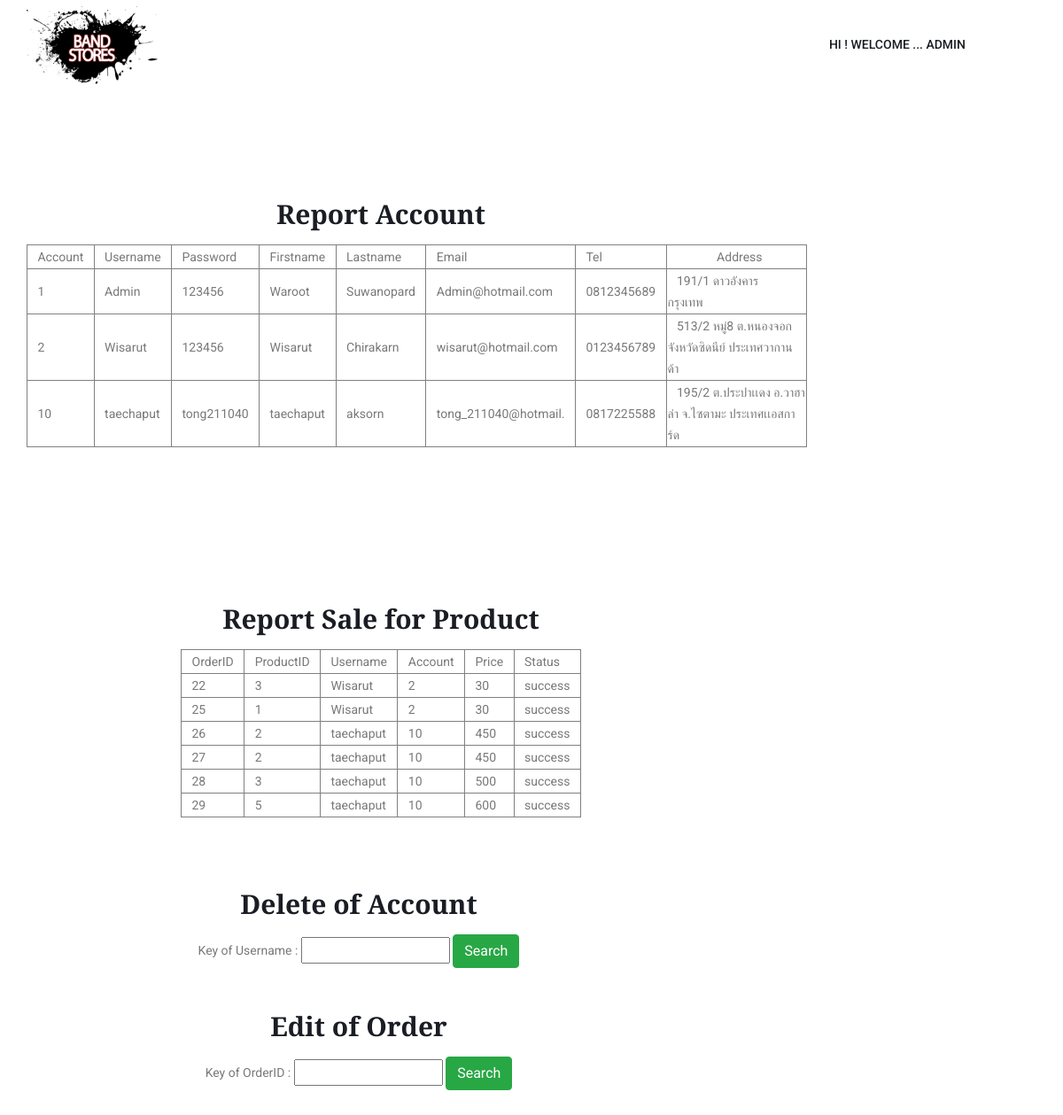
The app's page /admin.php (signed in) with its own data.
### tables this page shows
CREATE TABLE `account` (
  `Account` int(10) NOT NULL,
  `Username` char(20) NOT NULL,
  `Password` char(20) NOT NULL,
  `Firstname` char(20) NOT NULL,
  `Lastname` char(20) NOT NULL,
  `Email` char(20) NOT NULL,
  `Tel` varchar(20) NOT NULL,
  `Address` varchar(200) NOT NULL
);

CREATE TABLE `selllist` (
  `OrderID` int(20) NOT NULL,
  `ProductID` int(20) DEFAULT NULL,
  `Username` char(30) DEFAULT NULL,
  `Account` int(20) DEFAULT NULL,
  `Price` int(20) DEFAULT NULL,
  `Status` char(30) DEFAULT NULL
);

### admin.php (the view, shortened to what this page needs)
<!doctype html>
<html lang="en">
<head>
    <link rel="stylesheet" href="css/bootstrap.css">
    <link rel="stylesheet" href="css/themify-icons.css">
    <link rel="stylesheet" href="css/flaticon.css">
    <link rel="stylesheet" href="vendors/fontawesome/css/all.min.css">
    <link rel="stylesheet" href="vendors/owl-carousel/owl.carousel.min.css">
    <link rel="stylesheet" href="vendors/animate-css/animate.css">
    <link rel="stylesheet" href="css/style.css">
    <link rel="stylesheet" href="css/responsive.css">
</head>
<body >
    <header class="header_area">
        <div class="main_menu">
            <nav class="navbar navbar-expand-lg navbar-light">
                <div class="container">
                    <a class="navbar-brand logo_h" href="#"><img src="photo/4.png" alt="" width="150" height="90"></a>
                    <div class="collapse navbar-collapse offset" id="navbarSupportedContent">
                        <ul class="nav navbar-nav menu_nav ml-auto">
                          <li class="nav-item submenu dropdown"><a href="#" class="nav-link dropdown-toggle" data-toggle="dropdown" role="button" aria-haspopup="true" aria-expanded="false">  <?php
              if($_SESSION['Uuser']=='')
              {
                header("location:error2.php");
              }
              else
              {
                echo "Hi ! Welcome ... ". $_SESSION["Uuser"];
              }
               ?>
          </a>
                            </li>
                          </ul>
                    </div>
                </div>
            </nav>
        </div>
    </header>
<section id="about" class="container content-section text-center">
        <div class="row">
            <div class="col-lg-8 col-lg-offset-2">
                <br>
                <br>
                <br>
                <br>
    <br>
    <br>
    <br>
    <br>
    <br>
              <center>
              <fieldset style="width:800px;"><legend><b><h2 align="center">Report  Account</h2></b></legend>
                <?php
                          $connect = mysqli_connect("localhost","root","12345678","BAND");
                          $sql = 'SELECT * from account';
                          $result = mysqli_query($connect,$sql);
                          if(!$result){
                              echo ('Can not access database');
                          }else{
                            echo '<table border="1" cellpading="5" cellspacing="5">';
                            echo '<tr>';
                            echo '<td>';
                            echo '&nbsp;&nbsp;&nbsp;Account&nbsp;&nbsp;&nbsp;';
                            echo '</td>';
                            echo '<td>';
                            echo '&nbsp;&nbsp;&nbsp;Username&nbsp;&nbsp;&nbsp;';
                            echo '</td>';
                            echo '<td>';
                            echo '&nbsp;&nbsp;&nbsp;Password&nbsp;&nbsp;&nbsp;';
                            echo '</td>';
                            echo '<td>';
                            echo '&nbsp;&nbsp;&nbsp;Firstname&nbsp;&nbsp;&nbsp;';
                            echo '</td>';
                            echo '<td>';
                            echo '&nbsp;&nbsp;&nbsp;Lastname&nbsp;&nbsp;&nbsp;';
                            echo '</td>';
                            echo '<td>';
                            echo '&nbsp;&nbsp;&nbsp;Email&nbsp;&nbsp;&nbsp;';
                            echo '</td>';
                            echo '<td>';
                            echo '&nbsp;&nbsp;&nbsp;Tel&nbsp;&nbsp;&nbsp;';
                            echo '</td>';
							echo '<td>';
							echo '&nbsp;&nbsp;&nbsp;&nbsp;&nbsp;&nbsp;&nbsp;&nbsp;&nbsp;&nbsp;&nbsp;&nbsp;&nbsp;&nbsp;&nbsp;&nbsp;Address&nbsp;&nbsp;&nbsp;&nbsp;&nbsp;&nbsp;&nbsp;&nbsp;&nbsp;&nbsp;&nbsp;&nbsp;&nbsp;&nbsp;';
                            echo '</td>';
                            while($row = mysqli_fetch_assoc($result)){
                                echo '<tr>';
                                      while(list($key,$value) =each($row)){
                                                                        if($value==''){
                                                                          echo '<td>'.'&nbsp;'.'</td>';
                                                                                      }else{
                                                                            echo '<td>&nbsp;&nbsp;&nbsp;'.$value.'&nbsp;&nbsp;&nbsp;</td>';
                                                                                            }
                                                                          }echo '</tr>';
                                                                        }echo '</table>';
                            }
                     ?>
                     </fieldset>
                   </center>
            </div>
        </div>
    </section>
    <br>
    <br>
    <br>
    <br>
    <br>
    <br>
    <section id="contact" class="container content-section text-center">
        <div class="row">
            <div class="col-lg-8 col-lg-offset-2">
              <form name="frmSearch" method="get" action="">
                      <br>
                      <center>
                      <fieldset style="width:800px;"><legend><b><h2 align="center">Report  Sale for Product</h2></b></legend>
                        <?php
                                  $connect = mysqli_connect("localhost","root","12345678","BAND");
                                  $sql = 'SELECT * from selllist';
                                  $result = mysqli_query($connect,$sql);
                                  if(!$result){
                                      echo ('Can not access database');
                                  }else{
                                    echo '<table border="1" cellpading="5" cellspacing="5" align="center">';
                                    echo '<tr>';
                                    echo '<td>';
                                    echo '&nbsp;&nbsp;&nbsp;OrderID&nbsp;&nbsp;&nbsp;';
                                    echo '</td>';
                                    echo '<td>';
                                    echo '&nbsp;&nbsp;&nbsp;ProductID&nbsp;&nbsp;&nbsp;';
                                    echo '</td>';
                                    echo '<td>';
                                    echo '&nbsp;&nbsp;&nbsp;Username&nbsp;&nbsp;&nbsp;';
                                    echo '</td>';
                                    echo '<td>';
                                    echo '&nbsp;&nbsp;&nbsp;Account&nbsp;&nbsp;&nbsp;';
                                    echo '</td>';
                                    echo '<td>';
                                    echo '&nbsp;&nbsp;&nbsp;Price&nbsp;&nbsp;&nbsp;';
                                    echo '</td>';
                                    echo '<td>';
                                    echo '&nbsp;&nbsp;&nbsp;Status&nbsp;&nbsp;&nbsp;';
                                    echo '</td>';
                                    while($row = mysqli_fetch_assoc($result)){
                                        echo '<tr>';
                                              while(list($key,$value) =each($row)){
                                                                                if($value==''){
                                                                                  echo '<td>'.'&nbsp;'.'</td>';
                                                                                              }else{
                                                                                    echo '<td>&nbsp;&nbsp;&nbsp;'.$value.'&nbsp;&nbsp;&nbsp;</td>';
                                                                                                    }
                                                                                  }echo '</tr>';
                                                                                }echo '</table>';
                                    }
                             ?>
                             </fieldset>
                           </center>
                       </form>
            </div>
        </div>
  </section>
  <br>
  <br>
  <br>
     <section id="contact" class="container content-section text-center">
         <div class="row">
             <div class="col-lg-8 col-lg-offset-2">
                       <center>
                         <table>
                         <fieldset style="width:500px;"><legend><b><h2 align="center">Delete of Account</h2></b></legend>
                         <form name="frmSearch" method="post" action="search.php">
                         Key of Username :
                         <input type="text" name="search">
                         <input type='submit' value='Search' class="btn btn-success">
                         </fieldset>
                       </table>
             </div>
         </div>
   </section>
   <br>
   <br>
   <section id="contact" class="container content-section text-center">
          <div class="row">
              <div class="col-lg-8 col-lg-offset-2">
                        <center>
                          <table>
                          <fieldset style="width:500px;"><legend><b><h2 align="center">Edit of Order</h2></b></legend>
                          <form name="frmSearch" method="post" action="search2.php">
                          Key of OrderID :
                          <input type="text" name="search">
                          <input type='submit' value='Search' class="btn btn-success">
                          </fieldset>
                        </table>
                        <br>
                        <br>
              </div>
          </div>
    </section>
           </body>
           </html>

### records on screen
account: value "1", Username "Admin", value "123456", Firstname "Waroot", Lastname "Suwanopard", Email "Admin@hotmail.com", value "0812345689", Address "191/1 ดาวอังคาร กรุงเทพ"
account: value "2", Username "Wisarut", value "123456", Lastname "Chirakarn", Email "wisarut@hotmail.com", value "0123456789", Address "513/2 หมู่8 ต.หนองจอก จังหวัดซิดนีย์ ประเทศวากานด้า"
account: value "10", Username "taechaput", Password "tong211040", Lastname "aksorn", Email "tong_211040@hotmail.", value "0817225588", Address "195/2 ต.ประปาเเดง อ.วาฮาล่า จ.ไซตามะ ประเทศเเอสการ์ด"
selllist: value "22", value "3", value "Wisarut", value "2", value "30", Status "success"
selllist: value "25", value "1", value "Wisarut", value "2", value "30", value "success"
selllist: value "26", value "2", value "taechaput", value "10", value "450", value "success"
selllist: value "27", value "2", value "taechaput", value "10", value "450", value "success"
selllist: value "28", value "3", value "taechaput", value "10", value "500", value "success"
selllist: value "29", value "5", value "taechaput", value "10", value "600", value "success"

### other values on screen
$_SESSION["Uuser"] "ADMIN"
